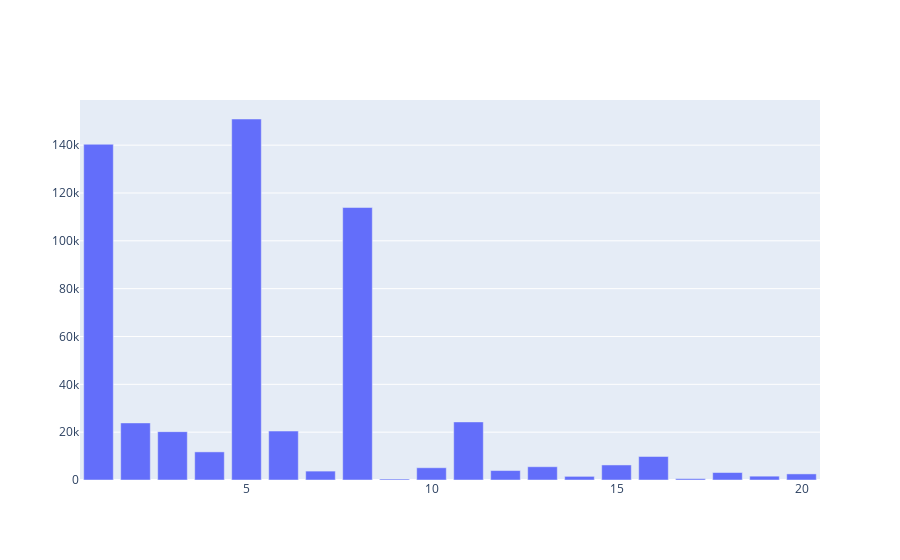

Notebook code cell kept with this figure:
### Code cell
fig = go.Figure(data=data)
fig.show()

### Figure 1 — Plotly figure (JSON) as saved in the notebook; plotly's stock layout.template omitted (floating-point values rounded to 4 significant figures)
{"data": [{"dx": 1, "type": "bar", "x": [1, 2, 3, 4, 5, 6, 7, 8, 9, 10, 11, 12, 13, 14, 15, 16, 17, 18, 19, 20], "y": [140378, 23864, 20213, 11753, 150933, 20466, 3721, 113925, 410, 5125, 24287, 3947, 5549, 1523, 6290, 9828, 578, 3125, 1603, 2550]}], "layout": {}}
